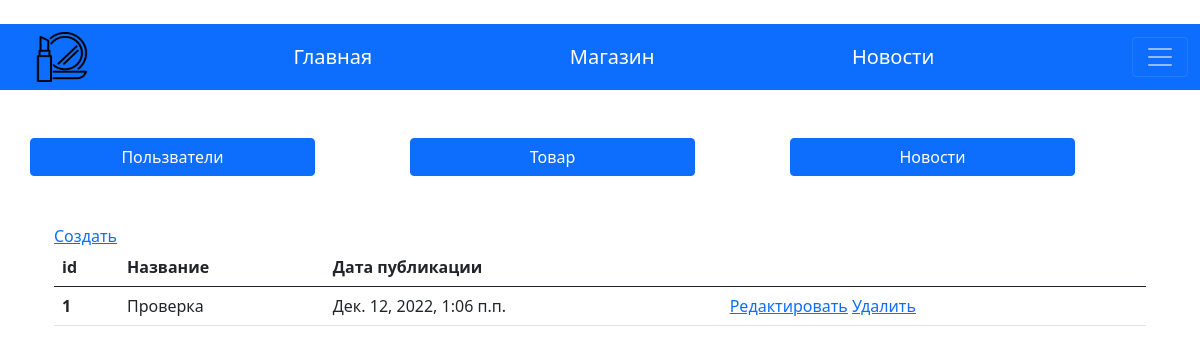
Page /moderator/moderator_news/ on the committed database.
### news/models.py (models this page shows, shortened)
class news (models.Model):
    objects = None
    title = models.CharField(max_length=255, verbose_name = "News name")
    photo = models.ImageField(upload_to="photo/book/%Y/%m/%d/", verbose_name = "News photo")
    text = models.TextField(blank=True, verbose_name = "Text")
    time_create = models.DateTimeField(auto_now_add=True, verbose_name = "Date publisher")
    is_published = models.BooleanField(default=True, verbose_name = "Publisher")

### moderator/views.py (the view)
# urls.py: path('moderator_news/', views.moderator_news, name='moderator_news'),
def moderator_news(request):
    search_news = news.objects.all()
    context ={
        "news":search_news,
        }
    return render(request,"moderator/moderator_news.html",context = context)

### moderator/templates/moderator/moderator_news.html (shortened to what this page needs)
﻿{% extends 'base.html' %}
{% block content %}
    {% include 'menu_moderator.html'%}
    <div class="container mt-5">
        <a href="{% url "moderator:create_news"%}">Создать</a>
        <table class="table">
            <thead>
                <tr>
                    <th scope="col">id</th>
                    <th scope="col">Название</th>
                    <th scope="col">Дата публикации</th>
                    <th scope="col"></th>
                </tr>
            </thead>
            <tbody>
            {% for ad in news %}
                <tr>
                    <th scope="row">{{ad.pk}}</th>
                    <td>{{ad.title}}</td>
                    <td>{{ad.time_create}}</td>
                    <td>
                        <a href="{% url "moderator:edit_news" ad.id %}">Редактировать</a>
                        <a href="{% url "moderator:delete_news" ad.id %}">Удалить</a>
                    </td>
                </tr>
                {% endfor %}
            </tbody>
        </table>
    </div>
{% endblock %}

### rows in the picture
news: pk "1", title "Проверка", time_create "Дек. 12, 2022, 1:06 п.п."
